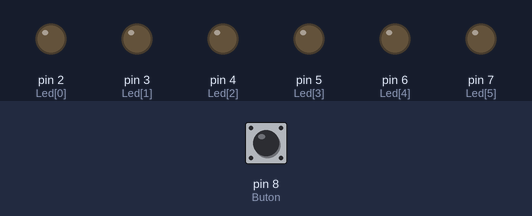
Bench run of a sketch on a simulated Arduino Uno, built with avr-gcc and run on an emulated ATmega328P. Shown: output pins drawn as LEDs (lit = HIGH). Dashed ring = blinking. Inputs (shaded band) come from the test bench; at power-on: pin 8 (Buton) LOW.

Above: at 1.2 s.
1.3 s: pin 8 (Buton) pulled HIGH for 0.15 s
At 1.45 s:
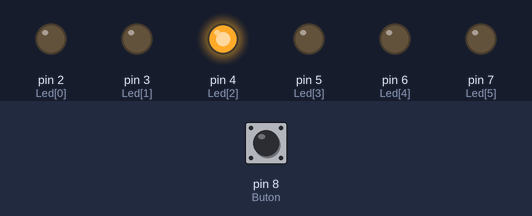
3.0 s: pin 8 (Buton) pulled HIGH for 1 s
At 3.25 s:
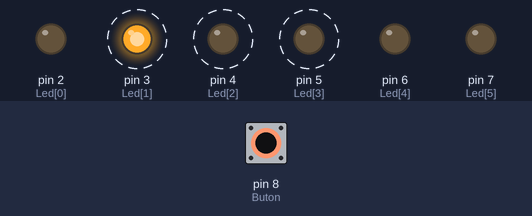
6.0 s: pin 8 (Buton) pulled HIGH for 3.2 s
At 6.3 s:
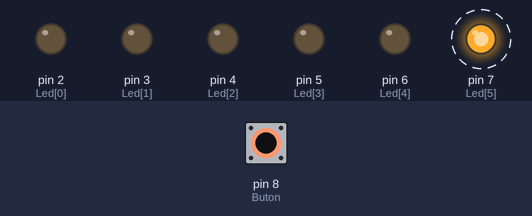
Timing chart, 0 to 10.7 s (numbered marks = the images above; inputs shaded):
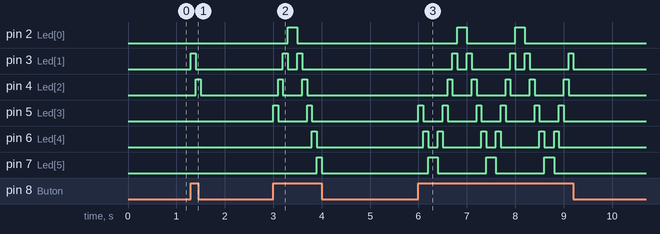

The sketch:

Knight_Rider_with_Push_Button.ino
```cpp
int Led[] = {2,3,4,5,6,7};
#define Buton 8

void setup() {
  for(int i = 0; i < 6; i++)
    pinMode(Led[i], OUTPUT);
  pinMode(Buton, INPUT);
}

void loop() {
  int i;

  for(i = 0; i < 6; i++)
  {
    if(digitalRead(Buton) == 1)
    {
      digitalWrite(Led[i], HIGH);
      delay(100);
      digitalWrite(Led[i], LOW);
    }
  }

  for(i = 5; i >= 0; i--)
  {
    if(digitalRead(Buton) == 1)
    {
      digitalWrite(Led[i], HIGH);
      delay(100);
      digitalWrite(Led[i], LOW);
    }
   }
}
```

Measured:
- after the input at 1.3 s, pin 3 (Led[1]): LOW → HIGH at once, → LOW 0.10 s later; pin 4 (Led[2]): LOW → HIGH after 0.10 s, → LOW 0.10 s later
- after the input at 3.0 s, pin 2 (Led[0]): LOW → HIGH after 0.30 s, → LOW 0.20 s later; pin 3 (Led[1]): alternates HIGH for 0.10 s and LOW for 0.20 s, 4 changes in all, then stays LOW, starting after 0.20 s
- after the input at 6.0 s, pin 2 (Led[0]): alternates HIGH for 0.20 s and LOW for 1.0 s, 4 changes in all, then stays LOW, starting after 0.80 s; pin 3 (Led[1]): LOW → HIGH after 0.70 s, then repeats every 1.2 s: LOW 0.20 s, HIGH 0.10 s, LOW 0.80 s, HIGH 0.10 s, until it stays LOW from 9.2 s
